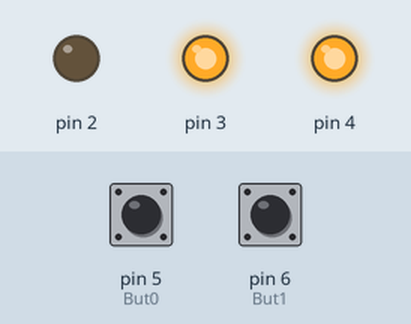
Recording of a sketch running on a simulated Arduino Uno, built with avr-gcc and run on an emulated ATmega328P. On the bench: output pins drawn as LEDs (lit = HIGH). Dashed ring = blinking. The inputs (shaded band) are chosen by the test bench; at power-on: pin 6 (But1) HIGH, pin 5 (But0) LOW.

Above: at 1.2 s.
1.3 s: pin 6 (But1) pulled LOW for 0.15 s
At 2.1 s:
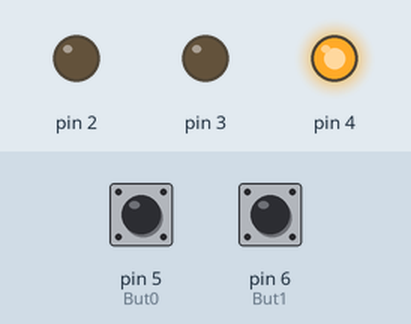
4.0 s: pin 5 (But0) pulled HIGH for 0.15 s
At 4.07 s:
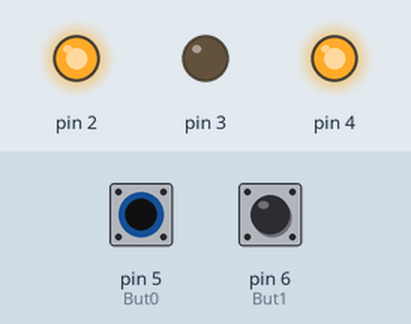
5.6 s: pin 6 (But1) pulled LOW for 3.2 s
At 5.7 s:
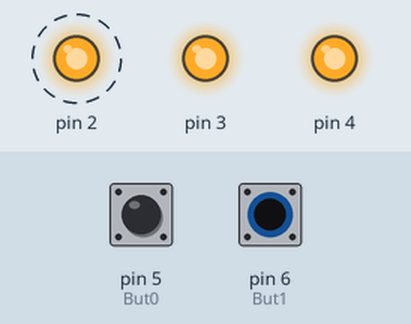
10.3 s: pin 5 (But0) pulled HIGH for 3.2 s
At 10.8 s:
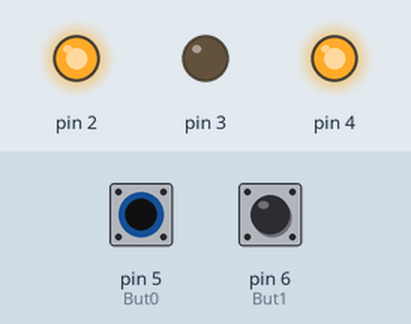
15.0 s: pin 5 (But0) driven HIGH and pin 6 (But1) driven LOW
At 15.6 s:
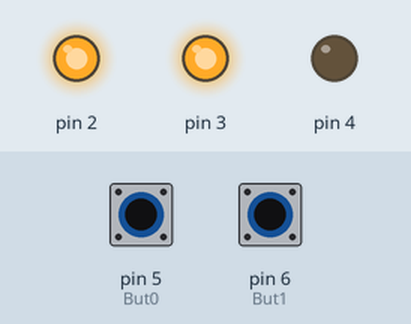
16.5 s: pin 5 (But0) driven LOW
At 17.8 s:
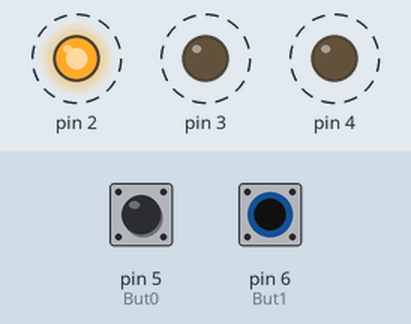
Timing chart, 0 to 20.5 s (numbered marks = the images above; inputs shaded):
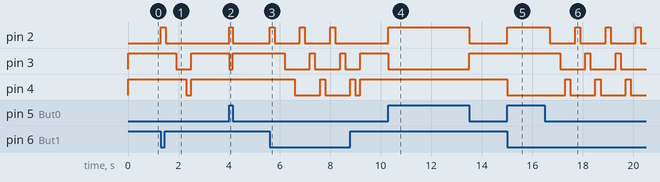

Measured:
- after the input at 1.3 s, pin 2: LOW → HIGH at once, → LOW 0.20 s later; pin 3: HIGH → LOW after 0.60 s, → HIGH 0.60 s later; pin 4: HIGH → LOW after 1.0 s, → HIGH 0.20 s later
- after the input at 4.0 s, pin 2: LOW → HIGH at once, → LOW 0.15 s later; pin 3: HIGH → LOW at once, → HIGH 0.15 s later
- after the input at 5.6 s, pin 2: alternates HIGH for 0.20 s and LOW for 1.0 s, 6 changes in all, then stays LOW, starting at once; pin 3: goes LOW 1.0 s, HIGH 0.20 s, LOW 1.0 s, HIGH 0.20 s, LOW 0.60 s, then HIGH, starting after 0.60 s; pin 4: goes LOW 1.0 s, HIGH 0.20 s, LOW 1.0 s, HIGH 0.20 s, LOW 0.20 s, then HIGH, starting after 1.0 s
- after the input at 10.3 s, pin 2: LOW → HIGH at once, → LOW 3.2 s later; pin 3: HIGH → LOW at once, → HIGH 3.2 s later
- after the input at 15.0 s, pin 2: LOW → HIGH at once; pin 4: HIGH → LOW at once
- after the input at 16.5 s, pin 2: alternates HIGH for 0.20 s and LOW for 1.0 s, starting after 0.20 s; pin 3: alternates HIGH for 0.20 s and LOW for 1.0 s, starting after 0.60 s; pin 4: alternates HIGH for 0.20 s and LOW for 1.0 s, starting after 0.80 s

The sketch:

RGB_.ino
```cpp
/*
Centro educativo laboral Kinal
Perito en electronica
Quinto perito
Seccion A
Curso; Taller de electronica digital y reparacion de computadoras
Alumno; Jorge Diego Queme Andrino
Carne; 2021430
Proyecto; RGB por Pulsadores
*/

#define LedR 2
#define LedG 3
#define LedB 4
#define But0 5
#define But1 6
#define setpinInput(pin)        pinMode(pin,INPUT)
#define setpinInputPullup(pin)  pinMode(pin, INPUT_PULLUP)
#define setpinOutput(pin)       pinMode(pin, OUTPUT)
#define SBI(pin)                digitalWrite(pin, HIGH)
#define CBI(pin)                digitalWrite(pin, LOW)

void setup() {
  setpinOutput(LedR);
  setpinOutput(LedG);
  setpinOutput(LedB);
  setpinInput(But0);
  setpinInput(But1);
}

void loop() {

  bool estado_boton0 = digitalRead(But0);
  bool estado_boton1 = digitalRead(But1);

digitalRead(But0);
digitalRead(But1);

if(estado_boton1 == LOW && estado_boton0 == LOW){
  SBI(LedR);
  delay(200);
  CBI(LedR);
  delay(200);
  SBI(LedG);
  delay(200);
  CBI(LedG);
  delay(200);
  SBI(LedB);
  delay(200);
  CBI(LedB);
  delay(200);
 }

 if(estado_boton0 == HIGH && estado_boton1 == LOW){
  SBI(LedR);
  SBI(LedG);
  CBI(LedB);
 }

 if(estado_boton1 == HIGH && estado_boton0 == LOW){
  SBI(LedG);
  SBI(LedB);
  CBI(LedR);
 }

 if(estado_boton1 == HIGH && estado_boton0 == HIGH){
  SBI(LedR);
  SBI(LedB);
  CBI(LedG);
}
}
```
